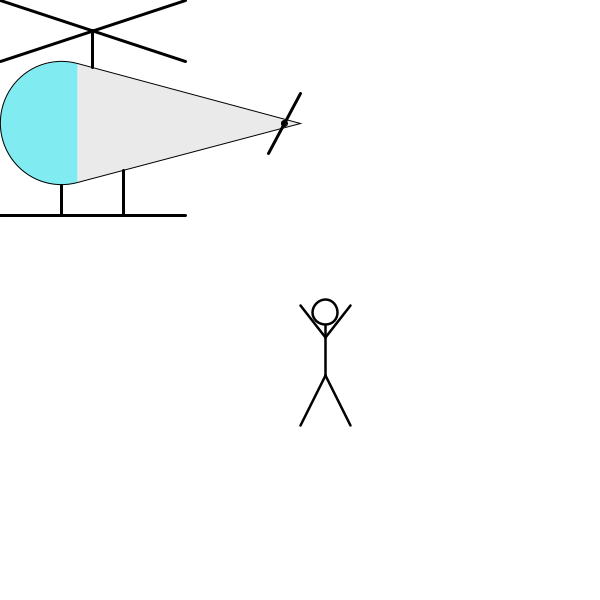
Frame 1 (no input)
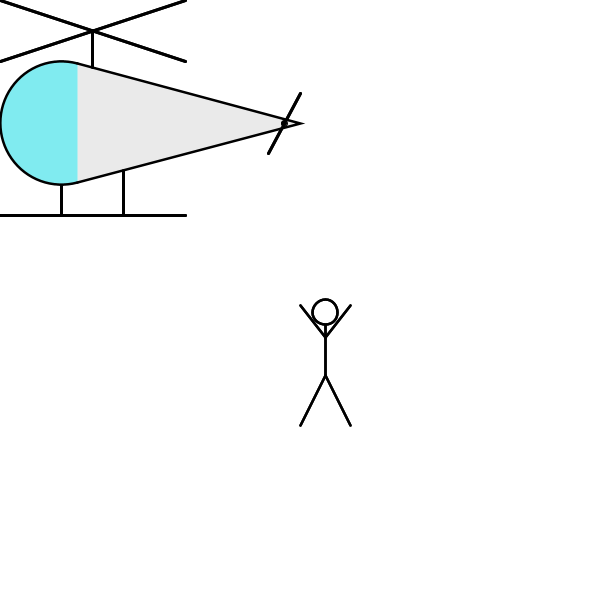
Frame 2 (the mouse pressed at the canvas centre, redrawn once)

The Processing sketch that drew these frames (run headless with seeded random() and noise(); the mouse was pressed at the canvas centre and the sketch redrawn once):

// Processing sketch: childhood_sketch
// ── childhood_sketch.pde
void setup() {
  size(600, 600);
  background(#ffffff);
  noLoop();
}

void draw() {
  stroke(#000000);
  // Helicopter
  int heliX = 0;
  int heliY = 0;
  
  drawHeli(heliX, heliY, 300, #eaeaea);
  drawPerson(300, 300, 50);
}

void drawHeli(int x, int y, int width, color hexColor) {
  // angle of the body
  float degree = 15 * PI / 180;
  // radius of the pilot cabin
  float r = width * sin(degree) / (1 + sin(degree));
  // height of the top-propellers
  float propHeight = r;
  // the body of the helicopter
    // distances for the coordinates of the curve ends
    float a = sin(degree/2) * 2*r * cos(degree/2);
    float b = sin(degree/2) * 2*r * sin(degree/2);
    // distance for the foot- and top propeller-collumn
    float c = tan(degree) * (r - a);
    // pilot cabin
    fill(#80EBF0);
    arc(x + r, y + r + propHeight, 2*r, 2*r, HALF_PI - degree, 3*HALF_PI + degree, OPEN);
    // tail
    fill(hexColor);
    beginShape();
    vertex(x + r + a, y + b + propHeight);
    vertex(x + width, y + r + propHeight);
    vertex(x + r + a, y + 2*r - b + propHeight);
    endShape();
  strokeWeight(width/100);
  // foot of the heli
  line(x + r, y + 2*r + propHeight, x + r, y + 2.5*r + propHeight);
  line(x + 2*r, y + 2*r - c - b + propHeight, x + 2*r, y + 2.5*r + propHeight);
  line(x, y + 2.5*r + propHeight, x + 3*r, y + 2.5*r + propHeight);
  // top propeller
  line(x + 1.5*r, y + propHeight/2, x + 1.5*r, y + propHeight + c/2);
  line(x, y, x + 3*r, y + propHeight);
  line(x, y + propHeight, x + 3*r, x);
  // back propeller
  line(x + width - 2*a, y + propHeight + 2*r - 15*b, x + width, y + 15*b + propHeight);
  strokeWeight(1);
  fill(#000000);
  circle(x + width - a, y + propHeight + r, width/45);
}

void drawPerson(int x, int y, int width) {
  noFill();
  strokeWeight(0.05*width);
  // head
   circle(x + width/2, y + width/4, width/2);
   // body
   line(x + width/2, y + width/2, x + width/2, y + 1.5*width);
   // arms
   line(x, y + 0.1*width, x + 0.5*width, y + 0.75*width);
   line(x + width, y + 0.1*width, x + 0.5*width, y + 0.75*width);
   // legs
   line(x + width/2, y + 1.5*width, x, y + 2.5*width);
   line(x + width/2, y + 1.5*width, x + width, y + 2.5*width);
}
